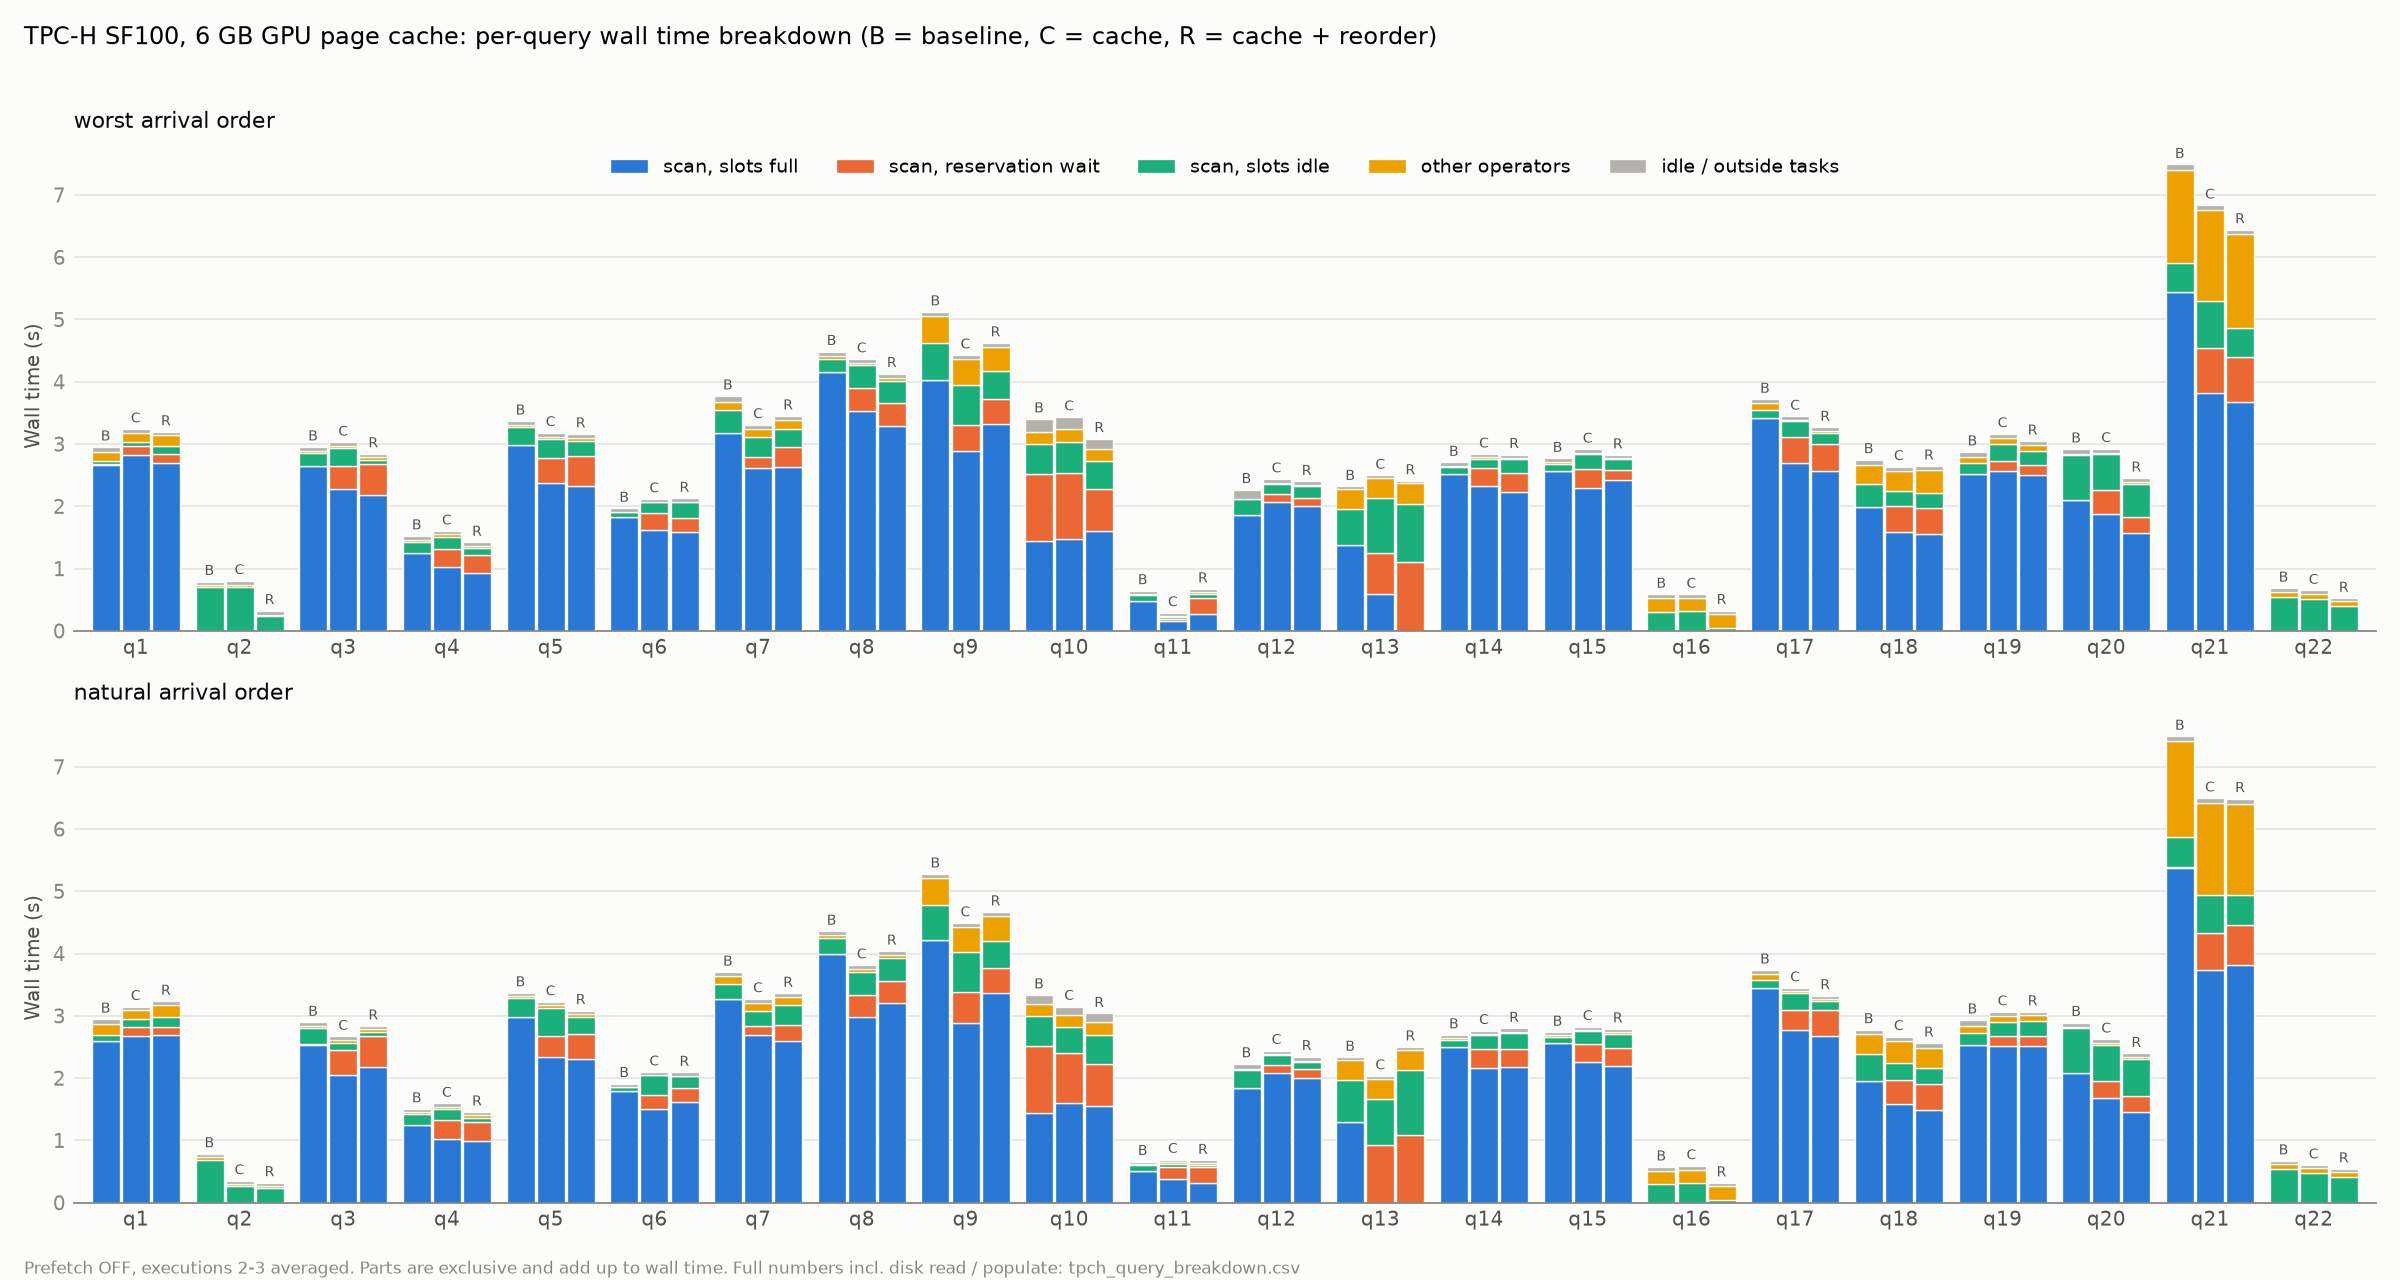

Recreate this plot in Python.
#!/usr/bin/env python3
"""TPC-H SF100, 6GB page cache, prefetch off: per-query wall time broken into exclusive parts.

For every query (executions 2-3 averaged) the wall clock is split, instant by instant, by what
the query's tasks were doing (task telemetry):

  scan, slots full        >=1 GPU_SCAN computing and all 4 worker slots busy
  scan, reservation wait  >=1 GPU_SCAN computing, a slot free, and a task stuck in Reserving
  scan, slots idle        >=1 GPU_SCAN computing, a slot free, and no task waiting for it
  other operators         no scan, some other operator computing
  idle / outside tasks    nothing computing (incl. planning and result fetch outside tasks)

These five add up to the query's wall time. The CSV also carries summed (not exclusive) scan
internals from the engine log: disk read, cache prep (probe + partial-serve reads), page
populate, and post-filter, each summed over the query's scan batches.

  pixi run -e duckdb-python python result/tpch_sf100_query_breakdown.py
Reads experiment/H_{worst,natural}_{base,cache,reorder}/ ; writes tpch_sf100_query_breakdown.{csv,png}.
"""
import collections
import csv
import datetime as dt
import importlib.util
import json
import re
from pathlib import Path

import matplotlib
matplotlib.use("Agg")
import matplotlib.pyplot as plt

ROOT = Path(__file__).resolve().parents[1]
EXP = ROOT / "experiment"
OUT = Path(__file__).resolve().parent
ORDERS = ["worst", "natural"]
CONDS = [("base", "Baseline"), ("cache", "Cache"), ("reorder", "Cache+reorder")]
EXECS = {2, 3}
PARTS = [("scan_full", "scan, slots full", "#2a78d6"),
         ("scan_resv", "scan, reservation wait", "#eb6834"),
         ("scan_idle", "scan, slots idle", "#1baf7a"),
         ("other_ops", "other operators", "#eda100"),
         ("idle", "idle / outside tasks", "#b4b2ab")]

spec = importlib.util.spec_from_file_location("P", ROOT / "scripts/parse_quent_operator_breakdown.py")
P = importlib.util.module_from_spec(spec)
spec.loader.exec_module(P)


def task_spans(run):
    """(query, exec) -> [(start_ns, end_ns, kind)], kind in scan/compute/reserve/waiting."""
    tel = next((EXP / run).glob("*/telemetry_data"))
    qlabel, plan_q, pipe_plan, chain = P.load_telemetry(tel)
    events = collections.defaultdict(list)
    pipe = {}
    for path in sorted(tel.rglob("task/*.ndjson")):
        for line in path.open():
            o = json.loads(line)
            st = o.get("data", {}).get("state")
            events[o["id"]].append((o["timestamp"], st))
            if isinstance(st, dict) and isinstance(st.get("Created"), dict):
                pipe[o["id"]] = st["Created"].get("pipeline_uuid", "")
    spans = collections.defaultdict(list)
    for tid, ser in events.items():
        pid = pipe.get(tid)
        label = P.resolve_query_label(pid, plan_q, pipe_plan, qlabel) if pid else None
        parsed = P.parse_label(label) if label else None
        if not parsed or parsed[2] not in EXECS:
            continue
        ser.sort(key=lambda e: e[0])
        ops = chain.get(pid, {})
        for (ts, st), (te, _) in zip(ser, ser[1:]):
            name = next(iter(st)) if isinstance(st, dict) and st else str(st)
            if name == "Computing":
                op = st["Computing"].get("current_operator_id") if isinstance(st["Computing"], dict) else None
                kind = "scan" if ops.get(op) == "GPU_SCAN" else "compute"
            elif name == "Reserving":
                kind = "reserve"
            elif name in ("Finished", "Failed", "Cancelled"):
                continue
            else:
                kind = "waiting"
            spans[(int(parsed[1]), parsed[2])].append((ts, te, kind))
    return spans


def split(spans):
    """Sweep one query's spans into the exclusive parts (seconds)."""
    out = collections.Counter()
    events = sorted([(s, 1, k) for s, e, k in spans] + [(e, -1, k) for s, e, k in spans])
    live = collections.Counter()
    prev = None
    for t, d, k in events:
        if prev is not None and t > prev:
            dur = (t - prev) / 1e9
            if live["scan"] > 0:
                if live["scan"] + live["compute"] >= 4:
                    out["scan_full"] += dur
                elif live["reserve"] > 0:
                    out["scan_resv"] += dur
                else:
                    out["scan_idle"] += dur
            elif live["compute"] > 0:
                out["other_ops"] += dur
        live[k] += d
        prev = t
    out["span"] = (events[-1][0] - events[0][0]) / 1e9 if events else 0.0
    return out


def walls(run):
    w = {}
    for line in open(EXP / run / "runner.log"):
        m = re.search(r"exec=(\d+)/\d+ .* q(\d+) done wall=([\d.]+)s", line)
        if m and int(m[1]) in EXECS:
            w[(int(m[2]), int(m[1]))] = float(m[3])
    return w


def scan_internals(run):
    """(query, exec) -> summed seconds of disk read / cache prep / populate / post-filter."""
    log = next((EXP / run).glob("*/log_dir/*.log"))
    out = collections.defaultdict(collections.Counter)
    key = None
    for line in open(log):
        m = re.search(r"sirius_set_query_label\('\w+_q(\d+)_exec(\d+)'\)", line)
        if m:
            key = (int(m[1]), int(m[2]))
            continue
        if not key or key[1] not in EXECS:
            continue
        if "[scan-audit] parquet_materialize" in line:
            out[key]["disk_read"] += int(re.search(r" read_us=(\d+)", line)[1]) / 1e6
            out[key]["cache_prep"] += int(re.search(r"stage_prep_us=(\d+)", line)[1]) / 1e6
        elif "[scan-populate]" in line and (m := re.search(r"store=\w+ us=(\d+)", line)):
            out[key]["populate"] += int(m[1]) / 1e6
        elif "[scan-stage]" in line:
            out[key]["postfilter"] += int(re.search(r"postfilter_us=(\d+)", line)[1]) / 1e6
    return out


rows = []
for order in ORDERS:
    for cond, _ in CONDS:
        run = f"H_{order}_{cond}"
        sp, w, inner = task_spans(run), walls(run), scan_internals(run)
        for q in range(1, 23):
            acc = collections.Counter()
            for e in EXECS:
                parts = split(sp.get((q, e), []))
                wall = w[(q, e)]
                parts["idle"] = wall - sum(parts[k] for k, *_ in PARTS[:4])
                parts["wall"] = wall
                parts.update(inner.get((q, e), {}))
                for k, v in parts.items():
                    acc[k] += v / len(EXECS)
            rows.append({"order": order, "condition": cond, "query": f"q{q}", **{
                k: round(acc[k], 3) for k in ["wall"] + [p for p, *_ in PARTS] +
                ["disk_read", "cache_prep", "populate", "postfilter"]}})

with open(OUT / "tpch_sf100_query_breakdown.csv", "w", newline="") as f:
    w = csv.DictWriter(f, fieldnames=list(rows[0]))
    w.writeheader()
    w.writerows(rows)

bg = "#fcfcfb"
fig, axes = plt.subplots(2, 1, figsize=(15, 8), dpi=160, sharey=True)
fig.patch.set_facecolor(bg)
bw = 0.27
for ax, order in zip(axes, ORDERS):
    ax.set_facecolor(bg)
    for ci, (cond, _) in enumerate(CONDS):
        sub = {r["query"]: r for r in rows if r["order"] == order and r["condition"] == cond}
        xs = [q - 1 + (ci - 1) * (bw + 0.02) for q in range(1, 23)]
        bottom = [0.0] * 22
        for key, label, color in PARTS:
            vals = [max(sub[f"q{q}"][key], 0.0) for q in range(1, 23)]
            ax.bar(xs, vals, bw, bottom=bottom, color=color, edgecolor=bg, linewidth=0.6,
                   label=label if ci == 0 else None, zorder=2)
            bottom = [b + v for b, v in zip(bottom, vals)]
        for x, top in zip(xs, bottom):
            ax.text(x, top + 0.05, "BCR"[ci], ha="center", va="bottom", fontsize=6.5, color="#52514e")
    ax.set_xticks(range(22), [f"q{q}" for q in range(1, 23)], fontsize=9, color="#52514e")
    ax.tick_params(axis="x", length=0)
    ax.tick_params(axis="y", length=0, colors="#898781", labelsize=9)
    ax.set_ylabel("Wall time (s)", fontsize=9, color="#52514e")
    ax.set_title(f"{order} arrival order", fontsize=10, color="#0b0b0b", loc="left")
    ax.grid(axis="y", color="#e6e5e1", linewidth=0.8, zorder=0)
    for s in ("top", "right", "left"):
        ax.spines[s].set_visible(False)
    ax.spines["bottom"].set_color("#898781")
    ax.set_xlim(-0.6, 21.6)
axes[0].legend(frameon=False, fontsize=8.5, ncol=5, loc="upper center")
fig.suptitle("TPC-H SF100, 6 GB GPU page cache: per-query wall time breakdown "
             "(B = baseline, C = cache, R = cache + reorder)", fontsize=11, x=0.01, ha="left")
fig.text(0.01, 0.005, "Prefetch OFF, executions 2-3 averaged. Parts are exclusive and add up to wall "
         "time. Full numbers incl. disk read / populate: tpch_sf100_query_breakdown.csv",
         fontsize=7.5, color="#898781")
fig.tight_layout(rect=(0, 0.02, 1, 0.97))
fig.savefig(OUT / "tpch_sf100_query_breakdown.png", facecolor=bg)
print(OUT / "tpch_sf100_query_breakdown.png")
